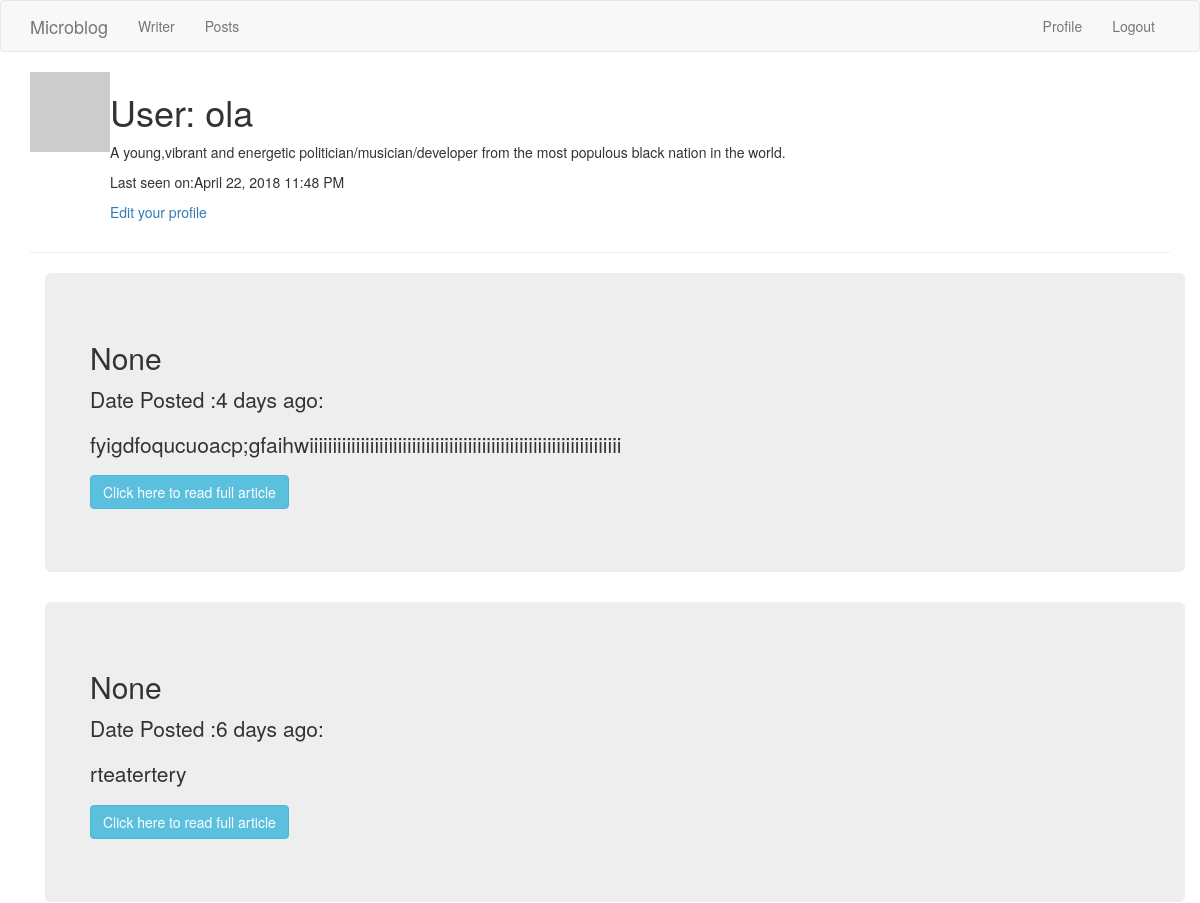
Page /user/ola (signed in, upper part) on the earlier database version.
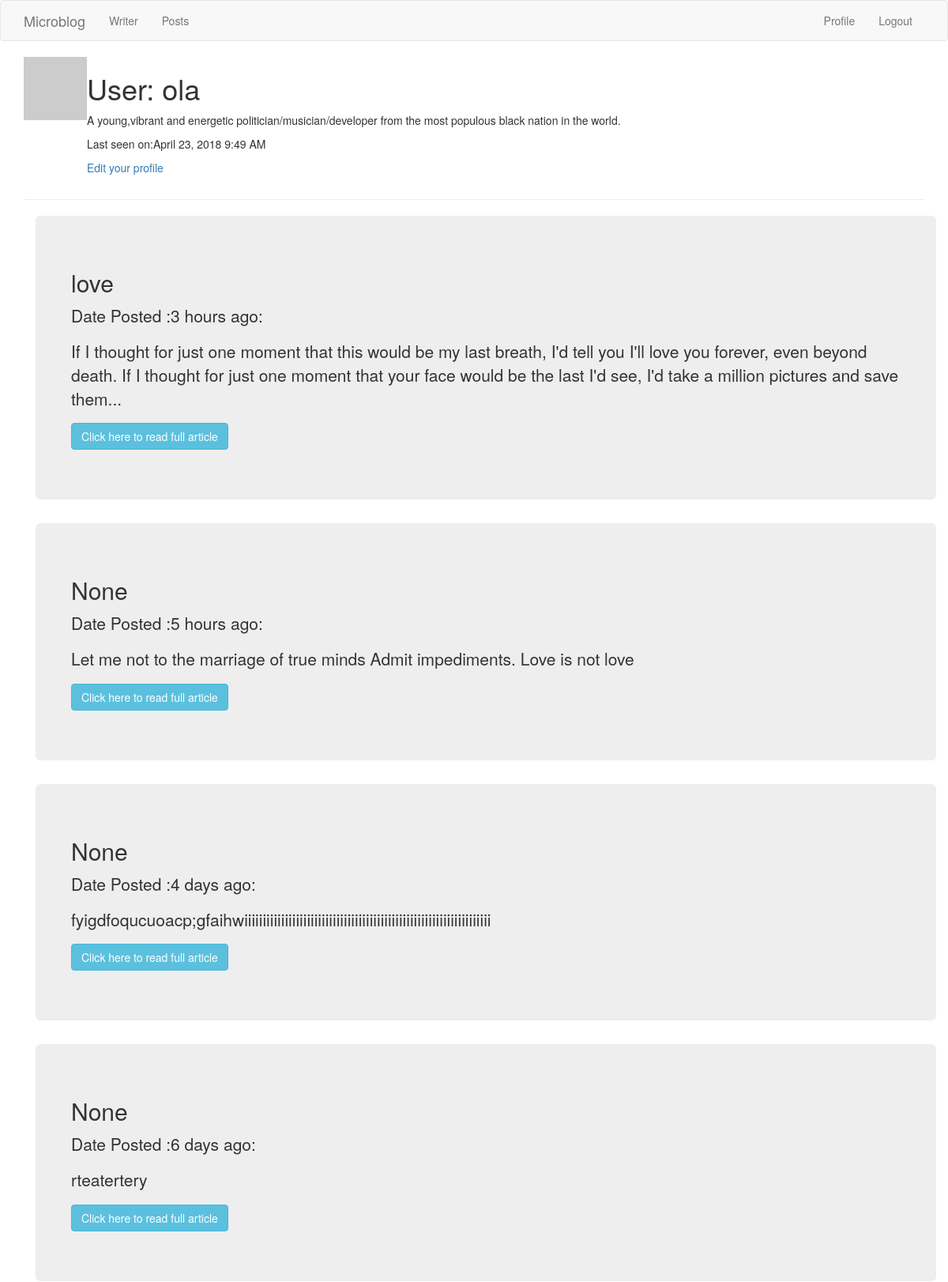
Same page on the later database version.
### app/models.py (models this page shows, shortened)
class User(UserMixin, db.Model):
    id = db.Column(db.Integer, primary_key = True)
    username = db.Column(db.String(64), index =True, unique=True)
    email = db.Column(db.String(120), index=True,unique = True)
    password_hash = db.Column(db.String(128))
    posts = db.relationship('Post', backref ='author',lazy = 'dynamic')
    about_me = db.Column(db.String(140))
    last_seen = db.Column(db.DateTime, default = datetime.utcnow)
    def avatar(self, size):
        digest = md5(self.email.lower().encode('utf-8')).hexdigest()
        return 'https://www.gravatar.com/avatar/{}?d=identicon&s={}'.format(
            digest, size)

class Post(db.Model):
    id = db.Column(db.Integer,primary_key=True)
    title = db.Column(db.String(30))
    body = db.Column(db.String(1000))
    timestamp = db.Column(db.DateTime, index= True, default =datetime.utcnow)
    user_id = db.Column(db.Integer,db.ForeignKey('user.id'))

### app/main/routes.py (the view)
@bp.route('/user/<username>')
@login_required
def user(username):
    user = User.query.filter_by(username=username).first_or_404()
    page = request.args.get('page', 1, type=int)
    posts = user.posts.order_by(Post.timestamp.desc()).paginate(
        page, current_app.config['POSTS_PER_PAGE'], False)
    next_url = url_for('main.user', username=user.username, page=posts.next_num) \
        if posts.has_next else None
    prev_url = url_for('main.user', username=user.username, page=posts.prev_num) \
        if posts.has_prev else None
    return render_template('user.html', user=user, posts=posts.items,
                           next_url=next_url, prev_url=prev_url)

### app/main/routes.py (called while the page is built)
@bp.before_request
def before_request():
    if current_user.is_authenticated:
        current_user.last_seen = datetime.utcnow()
        db.session.commit()

### app/models.py (called while the page is built)
@login.user_loader
def load_user(id):
    return User.query.get(int(id))

### app/templates/user.html (shortened to what this page needs)
{% extends "base.html"%}
{% block app_content %}
<table>
      <tr valign="top">
          <td><img src="{{ user.avatar(128) }}"></td>
          <td>
            <h1>User: {{ user.username }}</h1>
            {% if user.about_me %}<p>{{user.about_me}}</p>{%  endif %}
            {% if user.last_seen %} <p>Last seen on:{{ moment(user.last_seen).format('LLL')}}</p>{% endif %}
            {% if user == current_user %}
            <p><a href ="{{url_for('main.edit_profile')}}">Edit your profile</a></p>
            {% endif %}
          </td>
      </tr>
  </table>
<hr>
{% for post in posts %}
  {% include '_post.html'%}
{% endfor %}
{% endblock %}

### app/templates/base.html (shortened to what this page needs)
{% extends 'bootstrap/base.html' %}
    {% block navbar %}
    <nav class="navbar navbar-default">
        <div class="container">
            <div class="navbar-header">
                <a class="navbar-brand" href="{{ url_for('main.index') }}">Microblog</a>
            </div>
            <div class="collapse navbar-collapse" id="bs-example-navbar-collapse-1">
                <ul class="nav navbar-nav">
                    <li><a href="{{ url_for('main.index') }}">Writer</a></li>
                    <li><a href="{{ url_for('main.explore') }}">Posts</a></li>
                </ul>
                <ul class="nav navbar-nav navbar-right">
                    {% if current_user.is_anonymous %}
                    <li><a href="{{ url_for('auth.login') }}">Login</a></li>
                    {% else %}
                    <li><a href="{{ url_for('main.user', username=current_user.username) }}">Profile</a></li>
                    <li><a href="{{ url_for('auth.logout') }}">Logout</a></li>
                    {% endif %}
                </ul>
            </div>
        </div>
    </nav>
    {% endblock %}
{% block content %}
  <div class="container">
      {% block app_content %}{% endblock %}
  </div>
{% endblock %}

### app/templates/_post.html
<div class="container">
  <div class="jumbotron">
    <div class="row">
      <h2> {{ post.title }}</h2>
      <p> Date Posted :{{ moment(post.timestamp).fromNow() }}:</p>
      <p>{{ post.body |truncate (250)}}</p>
      <p><a href="{{url_for('main.fullpost',id=post.id)}}"><button class="btn btn-info">Click here to read full article</button></a></p>
    </div>
  </div>
</div>

Differences in the rows shown:
changed User "ola": last_seen "April 22, 2018 11:48 PM" → "April 23, 2018 9:49 AM"
added Post: title "love", timestamp "3 hours ago", body "If I thought for just one moment that this would be my last breath, I'd tell you I'll love you forever, even beyond death. If I thought for just one moment that your face would be the last I'd see, I'd take a million pictures and save them..."
added Post: title "None", timestamp "5 hours ago", body "Let me not to the marriage of true minds Admit impediments. Love is not love"
